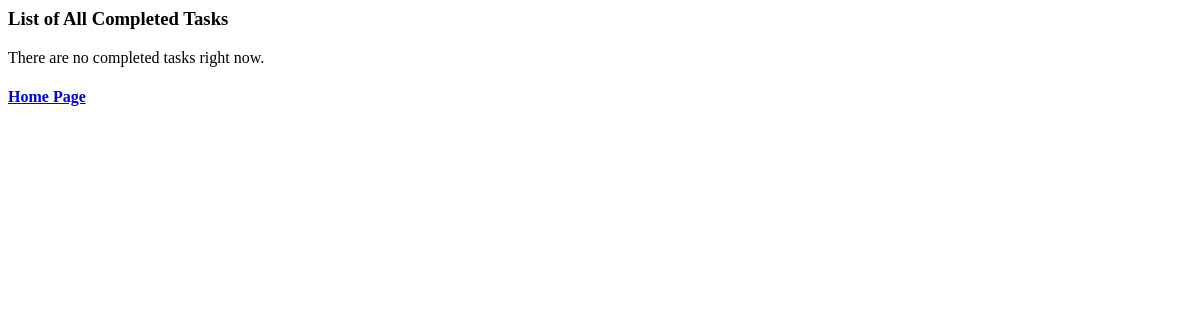
The app's page /tasks/completed/, older data.
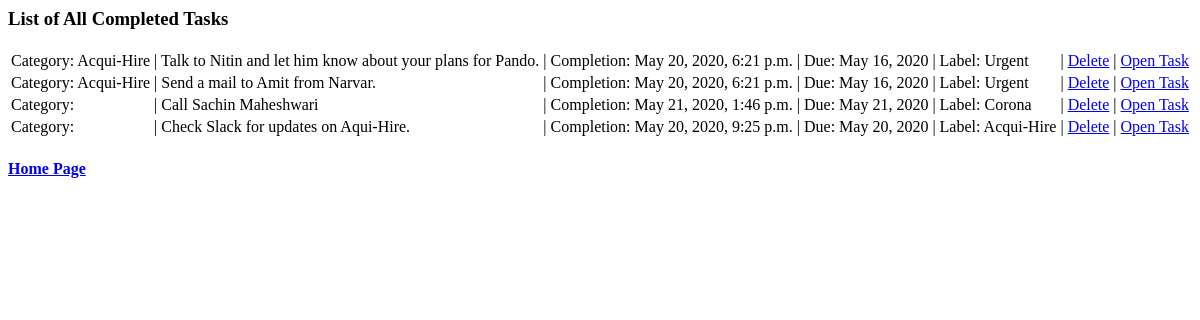
The same page, newer data.
### tasks/models.py (models this page shows, shortened)
class Tasks(models.Model):
    task_details = models.CharField('Details', max_length=500)
    task_create_time = models.DateTimeField('Task Creation Time')
    task_due_date = models.DateField('Task Due Date', null=True)
    task_last_updated_time = models.DateTimeField('Task Last Update Time')
    task_completed_time = models.DateTimeField('Task Completion Time', null=True)
    task_order_status_master = (('Open','Open'), ('Done', 'Done'), ('In Progress', 'In Progress'), ('Deleted', 'Deleted'))
    task_status = models.CharField(choices= task_order_status_master, default = 'Open', max_length=100)
    task_category = models.CharField('Task Category', max_length=200, null = True)
    task_label = models.CharField('Task Label', max_length=200, null = True)

### tasks/views.py (the view)
# urls.py: path('completed/',views.tasks_completed_list, name = 'tasks_compeleted_list'),
def tasks_completed_list(request):
    tasks_done = Tasks.objects.filter(task_status='Done')
    context = {'tasks_done': tasks_done}
    return render(request, 'tasks/tasks_completed.html', context)

### tasks/templates/tasks/tasks_completed.html
<h3>List of All Completed Tasks</h3>
{% if tasks_done %}
    <table>
        <tbody>
        {% for task in tasks_done %}
            <tr>
                <td> Category: {{task.task_category}}</td>
                <td> | {{task.task_details}}</td>
                <td> | Completion: {{task.task_completed_time}}</td>
                <td> | Due: {{task.task_due_date}}</td>
                <td> | Label: {{task.task_label}}</td>
                <td> | <a href="/tasks/{{task.id}}/delete_completed/">Delete</a></td>
                <td> | <a href="/tasks/{{task.id}}/open_completed/">Open Task</a></td></td>
            </tr>
        {% endfor %}
        </tbody>
        </table>
{% else %}
    <p>There are no completed tasks right now.</p>
{% endif %}
<h4><a href="/tasks/">Home Page</a></h4>

Row changes from the older to the newer data that the page shows:
now on this page (row edited): Tasks: task_category "Acqui-Hire", task_details "Talk to Nitin and let him know about your plans for Pando.", task_completed_time "May 20, 2020, 6:21 p.m.", task_due_date "May 16, 2020", task_label "Urgent"
now on this page (row edited): Tasks: task_category "Acqui-Hire", task_details "Send a mail to Amit from Narvar.", task_completed_time "May 20, 2020, 6:21 p.m.", task_due_date "May 16, 2020", task_label "Urgent"
added Tasks: task_details "Call Sachin Maheshwari", task_completed_time "May 21, 2020, 1:46 p.m.", task_due_date "May 21, 2020", task_label "Corona"
added Tasks: task_details "Check Slack for updates on Aqui-Hire.", task_completed_time "May 20, 2020, 9:25 p.m.", task_due_date "May 20, 2020", task_label "Acqui-Hire"
Text that changed along with them:
text no longer shown: "There are no completed tasks right now."
